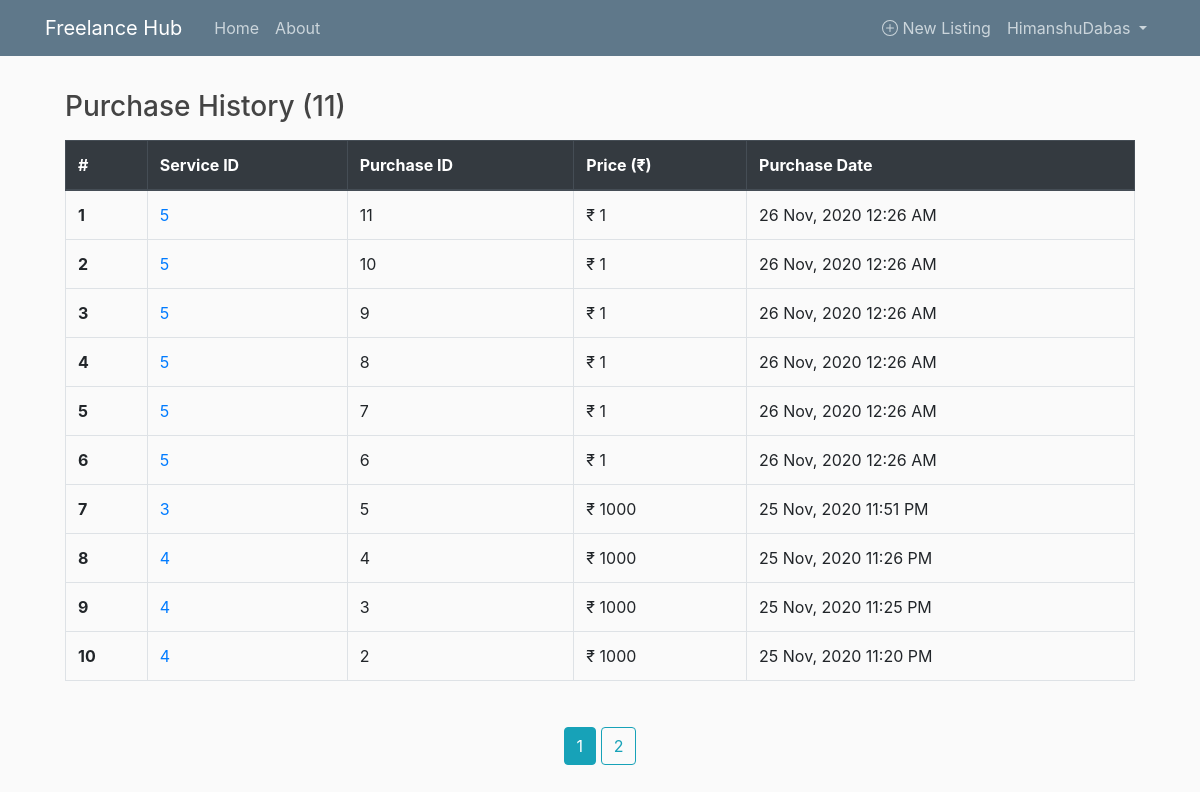
The app's page /history (signed in), older data.
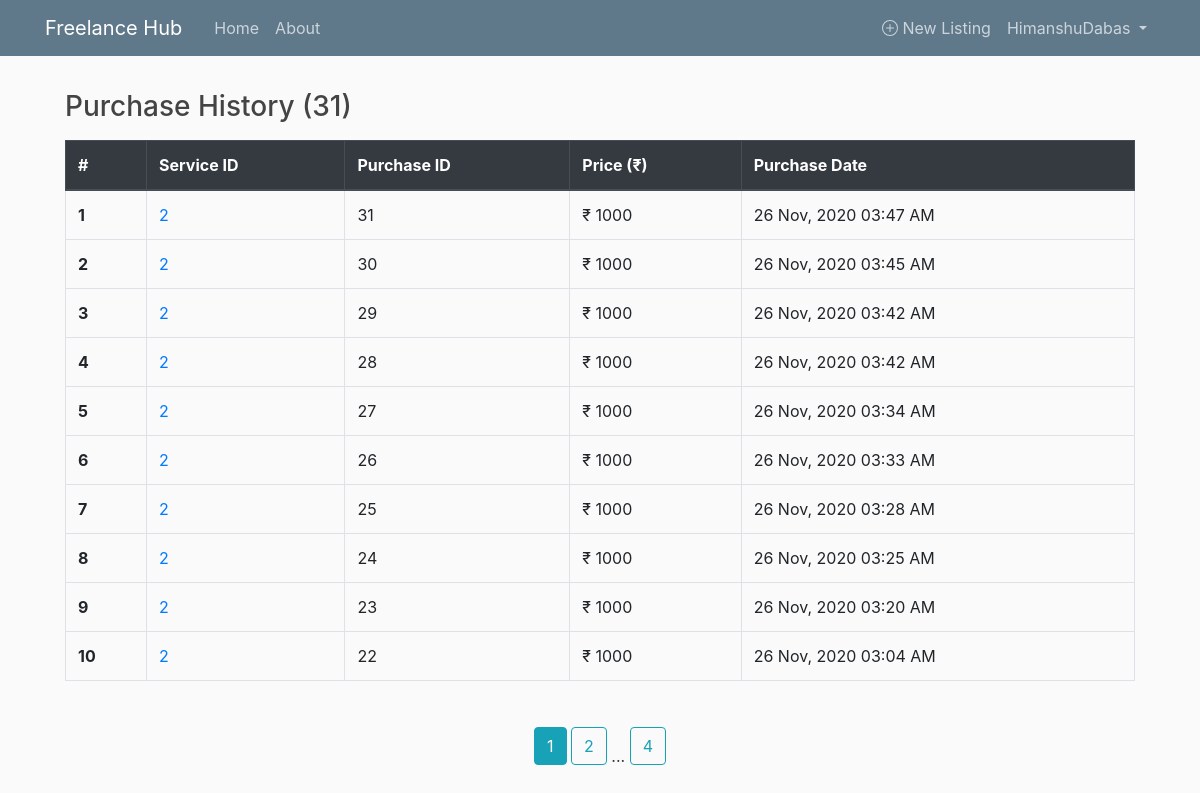
The same page, newer data.
### freelancehub/models.py (models this page shows, shortened)
class Service(db.Model):
    id = db.Column(db.Integer, primary_key=True)
    post_id = db.Column(db.Integer, db.ForeignKey('post.id'), nullable=False)
    buyer_id = db.Column(db.Integer, db.ForeignKey('user.id'), nullable=False)
    buy_date = db.Column(db.DateTime, nullable=False, default=datetime.utcnow)
    buy_price = db.Column(db.Integer, nullable=False)

### freelancehub/users/routes.py (the view)
@users.route("/history")
@login_required
def history():
    page = request.args.get('page', 1, type=int)
    user = User.query.filter_by(username=current_user.username).first_or_404
    services = Service.query.filter_by(buyer_id=current_user.id)\
        .order_by(Service.buy_date.desc())\
        .paginate(page=page, per_page=10)
    return render_template('user/history.html', services=services, user=user,
                            title='History')

### freelancehub/models.py (called while the page is built)
@login_manager.user_loader
def load_user(user_id):
    return User.query.get(int(user_id))

### freelancehub/templates/user/history.html
{% extends "layout.html" %}
{% block content %}
    <div class="content-section">
        <h3 class="text-left mb-3">Purchase History ({{ services.total }})</h3>
        {% if services.total %}
          <table class="table table-bordered">
            <thead class="thead-dark">
              <tr>
                <th scope="col">#</th>
                <th scope="col">Service ID</th>
                <th scope="col">Purchase ID</th>
                <th scope="col">Price (₹)</th>
                <th scope="col">Purchase Date</th>
              </tr>
            </thead>
            <tbody>
              {% for service in services.items %}
                <tr>
                  <th scope="row">{{ loop.index }}</th>
                  <td><a href="{{ url_for('posts.post', post_id=service.post_id) }}">{{ service.post_id }}</a></td>
                  <td>{{ service.id }}</td>
                  <td>₹ {{ service.buy_price }}</td>
                  <td>{{ service.buy_date.strftime('%d %b, %Y %I:%M %p') }}</td>
                </tr>
              {% endfor %}
            </tbody>
          </table>
        {% else %}
            <h2 class="text-center">Your History is empty. Try buyting some Services from HomePage.</h2>
        {% endif %}
    </div>
    <div class="text-center">
      {% for page_num in services.iter_pages(left_edge=1, right_edge=1, left_current=1, right_current=2) %}
        {% if page_num %}
          {% if services.page == page_num %}
            <a class="btn btn-info mb-4" href="{{ url_for('users.history', page=page_num) }}">{{ page_num }}</a>
          {% else %}
            <a class="btn btn-outline-info mb-4" href="{{ url_for('users.history', page=page_num) }}">{{ page_num }}</a>
          {% endif %}
        {% else %}
          ...
        {% endif %}
      {% endfor %}
    </div>
{% endblock content %}

Row changes from the older to the newer data that the page shows:
no longer on this page (row unchanged): Service: post_id "5", id "11", buy_price "1", buy_date "26 Nov, 2020 12:26 AM"
no longer on this page (row unchanged): Service: post_id "5", id "10", buy_price "1", buy_date "26 Nov, 2020 12:26 AM"
no longer on this page (row unchanged): Service: post_id "5", id "9", buy_price "1", buy_date "26 Nov, 2020 12:26 AM"
no longer on this page (row unchanged): Service: post_id "5", id "8", buy_price "1", buy_date "26 Nov, 2020 12:26 AM"
no longer on this page (row unchanged): Service: post_id "5", id "7", buy_price "1", buy_date "26 Nov, 2020 12:26 AM"
no longer on this page (row unchanged): Service: post_id "5", id "6", buy_price "1", buy_date "26 Nov, 2020 12:26 AM"
no longer on this page (row unchanged): Service: post_id "3", id "5", buy_price "1000", buy_date "25 Nov, 2020 11:51 PM"
no longer on this page (row unchanged): Service: post_id "4", id "4", buy_price "1000", buy_date "25 Nov, 2020 11:26 PM"
no longer on this page (row unchanged): Service: post_id "4", id "3", buy_price "1000", buy_date "25 Nov, 2020 11:25 PM"
no longer on this page (row unchanged): Service: post_id "4", id "2", buy_price "1000", buy_date "25 Nov, 2020 11:20 PM"
added Service: post_id "2", id "31", buy_price "1000", buy_date "26 Nov, 2020 03:47 AM"
added Service: post_id "2", id "30", buy_price "1000", buy_date "26 Nov, 2020 03:45 AM"
added Service: post_id "2", id "29", buy_price "1000", buy_date "26 Nov, 2020 03:42 AM"
added Service: post_id "2", id "28", buy_price "1000", buy_date "26 Nov, 2020 03:42 AM"
added Service: post_id "2", id "27", buy_price "1000", buy_date "26 Nov, 2020 03:34 AM"
added Service: post_id "2", id "26", buy_price "1000", buy_date "26 Nov, 2020 03:33 AM"
added Service: post_id "2", id "25", buy_price "1000", buy_date "26 Nov, 2020 03:28 AM"
added Service: post_id "2", id "24", buy_price "1000", buy_date "26 Nov, 2020 03:25 AM"
added Service: post_id "2", id "23", buy_price "1000", buy_date "26 Nov, 2020 03:20 AM"
added Service: post_id "2", id "22", buy_price "1000", buy_date "26 Nov, 2020 03:04 AM"
Text that changed along with them:
{{ services.total }}: "11" → "31"
new list line: "4"
